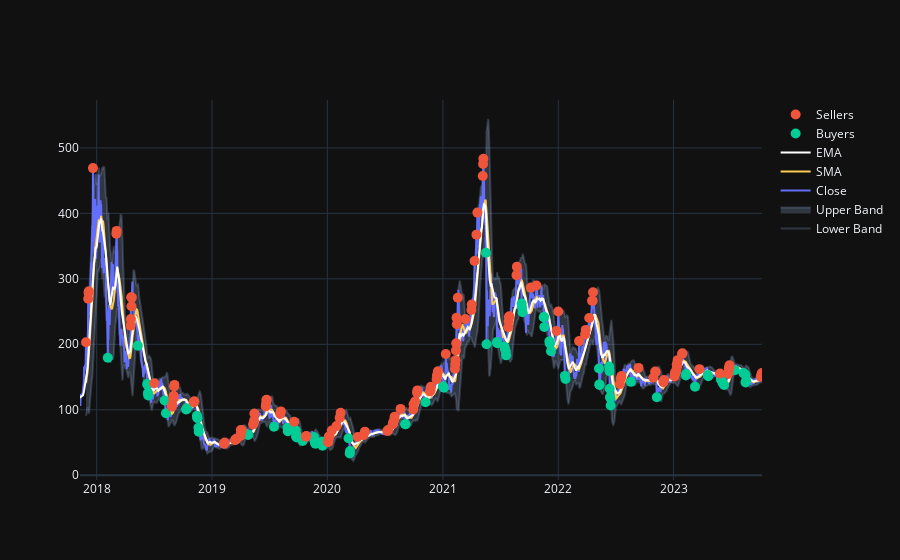

The cell this chart's notebook holds for it:
### Code cell
### Plot Bollinger band Indicator and its upper/lower limits along with SMA and EMA indicators for Analysis purposes
 
df_chart = df.set_index('Date')
df_chart = df_chart[['Close']]

sma = df_chart.rolling(window=20).mean().dropna()
rstd = df_chart.rolling(window=20).std().dropna()
ema = df_chart[['Close']].ewm(span=20, adjust=False).mean().dropna()

upper_band = sma + 2 * rstd
lower_band = sma - 2 * rstd

upper_band = upper_band.rename(columns={'Close': 'upper'})
lower_band = lower_band.rename(columns={'Close': 'lower'})
bb = df_chart.join(upper_band).join(lower_band)
bb = bb.dropna()

buyers = bb[bb['Close'] <= bb['lower']]
sellers = bb[bb['Close'] >= bb['upper']]


### Plot begins here

pio.templates.default = "plotly_dark"

### Create figure
fig = go.Figure()

### Add lower_band to figure
fig.add_trace(go.Scatter(x=lower_band.index, 
                         y=lower_band['lower'], 
                         name='Lower Band', 
                         line_color='rgba(173,204,255,0.2)'
                        ))

### Add upper_band to figure
fig.add_trace(go.Scatter(x=upper_band.index, 
                         y=upper_band['upper'], 
                         name='Upper Band', 
                         fill='tonexty', 
                         fillcolor='rgba(173,204,255,0.2)', 
                         line_color='rgba(173,204,255,0.2)'
                        ))

### Add actual close price to figure
fig.add_trace(go.Scatter(x=df_chart.index, 
                         y=df_chart['Close'], 
                         name='Close', 
                         line_color='#636EFA'
                        ))

### Add SMA Indicator to figure
fig.add_trace(go.Scatter(x=sma.index, 
                         y=sma['Close'], 
                         name='SMA', 
                         line_color='#FECB52'
                        ))

### Add EMA Indicator to figure
fig.add_trace(go.Scatter(x=ema.index, 
                         y=ema['Close'], 
                         name='EMA', 
                         line_color='#FFFFFF'
                        ))

### Add buy oppurtunities to figure
fig.add_trace(go.Scatter(x=buyers.index, 
                         y=buyers['Close'], 
                         name='Buyers', 
                         mode='markers',
                         marker=dict(
                             color='#00CC96',
                             size=10,
                             )
                         ))

### Add sell oppurtunities to figure
fig.add_trace(go.Scatter(x=sellers.index, 
                         y=sellers['Close'], 
                         name='Sellers', 
                         mode='markers', 
                         marker=dict(
                             color='#EF553B',
                             size=10,
                             )
                         ))

# Limit X-axis to match our dataframe's date range (its index)
fig.update_xaxes(range=[df_chart.index.min(), df_chart.index.max()])

fig.show()

### Figure 1 — Plotly figure (JSON) as saved in the notebook; plotly's stock layout.template omitted (floating-point values rounded to 4 significant figures; data arrays with more than 128 entries replaced by an {"elided": "..."} marker saying what was removed)
{"data": [{"line": {"color": "rgba(173,204,255,0.2)"}, "name": "Lower Band", "type": "scatter", "x": {"elided": "2141 str values"}, "y": {"elided": "2141 float values"}}, {"fill": "tonexty", "fillcolor": "rgba(173,204,255,0.2)", "line": {"color": "rgba(173,204,255,0.2)"}, "name": "Upper Band", "type": "scatter", "x": {"elided": "2141 str values"}, "y": {"elided": "2141 float values"}}, {"line": {"color": "#636EFA"}, "name": "Close", "type": "scatter", "x": {"elided": "2160 str values"}, "y": {"elided": "2160 float values"}}, {"line": {"color": "#FECB52"}, "name": "SMA", "type": "scatter", "x": {"elided": "2141 str values"}, "y": {"elided": "2141 float values"}}, {"line": {"color": "#FFFFFF"}, "name": "EMA", "type": "scatter", "x": {"elided": "2160 str values"}, "y": {"elided": "2160 float values"}}, {"marker": {"color": "#00CC96", "size": 10}, "mode": "markers", "name": "Buyers", "type": "scatter", "x": ["2018-02-05T00:00:00", "2018-05-11T00:00:00", "2018-06-10T00:00:00", "2018-06-11T00:00:00", "2018-06-12T00:00:00", "2018-06-13T00:00:00", "2018-08-04T00:00:00", "2018-08-08T00:00:00", "2018-10-11T00:00:00", "2018-10-12T00:00:00", "2018-10-13T00:00:00", "2018-11-14T00:00:00", "2018-11-15T00:00:00", "2018-11-16T00:00:00", "2018-11-19T00:00:00", "2018-11-20T00:00:00", "2019-04-25T00:00:00", "2019-04-26T00:00:00", "2019-07-16T00:00:00", "2019-08-28T00:00:00", "2019-08-29T00:00:00", "2019-08-30T00:00:00", "2019-09-23T00:00:00", "2019-09-24T00:00:00", "2019-09-25T00:00:00", "2019-09-26T00:00:00", "2019-10-15T00:00:00", "2019-11-20T00:00:00", "2019-11-21T00:00:00", "2019-11-22T00:00:00", "2019-11-23T00:00:00", "2019-11-24T00:00:00", "2019-12-15T00:00:00", "2019-12-16T00:00:00", "2019-12-17T00:00:00", "2020-03-08T00:00:00", "2020-03-12T00:00:00", "2020-03-13T00:00:00", "2020-09-03T00:00:00", "2020-09-05T00:00:00", "2020-11-07T00:00:00", "2021-01-01T00:00:00", "2021-01-04T00:00:00", "2021-05-17T00:00:00", "2021-05-19T00:00:00", "2021-06-21T00:00:00", "2021-06-22T00:00:00", "2021-07-15T00:00:00", "2021-07-16T00:00:00", "2021-07-19T00:00:00", "2021-07-20T00:00:00", "2021-09-07T00:00:00", "2021-09-08T00:00:00", "2021-09-10T00:00:00", "2021-11-16T00:00:00", "2021-11-17T00:00:00", "2021-11-18T00:00:00", "2021-12-04T00:00:00", "2021-12-05T00:00:00", "2021-12-06T00:00:00", "2021-12-09T00:00:00", "2022-01-22T00:00:00", "2022-01-24T00:00:00", "2022-05-10T00:00:00", "2022-05-11T00:00:00", "2022-05-12T00:00:00", "2022-06-11T00:00:00", "2022-06-12T00:00:00", "2022-06-13T00:00:00", "2022-06-14T00:00:00", "2022-06-15T00:00:00", "2022-06-16T00:00:00", "2022-08-19T00:00:00", "2022-11-09T00:00:00", "2023-02-09T00:00:00", "2023-02-10T00:00:00", "2023-03-10T00:00:00", "2023-04-19T00:00:00", "2023-04-21T00:00:00", "2023-05-31T00:00:00", "2023-06-01T00:00:00", "2023-06-05T00:00:00", "2023-06-10T00:00:00", "2023-07-14T00:00:00", "2023-08-10T00:00:00", "2023-08-16T00:00:00", "2023-08-17T00:00:00", "2023-08-18T00:00:00", "2023-08-19T00:00:00"], "y": [179.5, 197.7, 139.5, 138.0, 125.7, 121.9, 114.0, 94.53, 100.4, 100.7, 102.1, 90.76, 88.67, 87.06, 72.49, 66.49, 61.3, 62.09, 74.02, 72.37, 67.16, 67.85, 68.72, 59.22, 59.86, 57.57, 52.19, 58.25, 54.14, 51.27, 52.11, 48.22, 50.92, 49.45, 44.94, 56.37, 33.01, 36.84, 77.98, 77.71, 111.3, 136.0, 133.6, 339.9, 200.0, 203.4, 201.5, 196.2, 193.1, 188.8, 183.1, 262.2, 256.7, 248.9, 241.3, 241.7, 226.4, 204.6, 201.3, 201.7, 189.5, 151.7, 146.8, 163.0, 138.7, 137.9, 166.1, 159.0, 132.1, 119.3, 118.0, 106.4, 142.6, 119.1, 152.5, 154.6, 135.3, 153.2, 151.3, 146.1, 146.5, 141.3, 137.8, 160.5, 156.0, 153.9, 141.7, 143.5, 144.2]}, {"marker": {"color": "#EF553B", "size": 10}, "mode": "markers", "name": "Sellers", "type": "scatter", "x": {"elided": "148 str values"}, "y": {"elided": "148 float values"}}], "layout": {"xaxis": {"range": ["2017-11-09T00:00:00", "2023-10-08T00:00:00"]}}}
